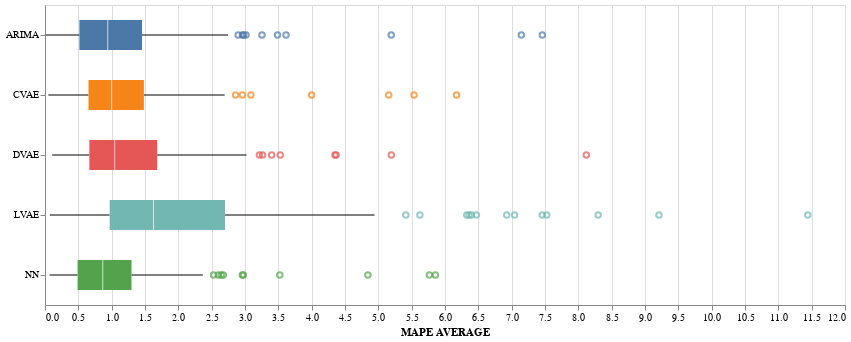

The notebook cell saved with this chart:
### Code cell
df_all = pd.DataFrame()
for model, df in d_results.items():
    df1 = df[['MAPE AVERAGE']]
    df1['MODEL'] = model.upper()
    df_all = pd.concat([df_all,df1])
alt.Chart(df_all,width=800,height=300).mark_boxplot(size=30).encode(
    x='MAPE AVERAGE', y=alt.Y('MODEL',axis=alt.Axis(title=None)),color=alt.Color('MODEL',legend=None))

### Figure 1 — Vega-Lite specification as saved in the notebook (floating-point values rounded to 4 significant figures; data arrays with more than 128 entries replaced by an {"elided": "..."} marker saying what was removed)
{"config": {"view": {"continuousWidth": 400, "continuousHeight": 300}}, "data": {"name": "data-94c7246536a4e891ea7fd93761302d92"}, "mark": {"type": "boxplot", "size": 30}, "encoding": {"color": {"type": "nominal", "field": "MODEL", "legend": null}, "x": {"type": "quantitative", "field": "MAPE AVERAGE"}, "y": {"type": "nominal", "axis": {"title": null}, "field": "MODEL"}}, "height": 300, "width": 800, "$schema": "https://vega.github.io/schema/vega-lite/v4.8.1.json", "datasets": {"data-94c7246536a4e891ea7fd93761302d92": {"elided": "1165 records"}}}
